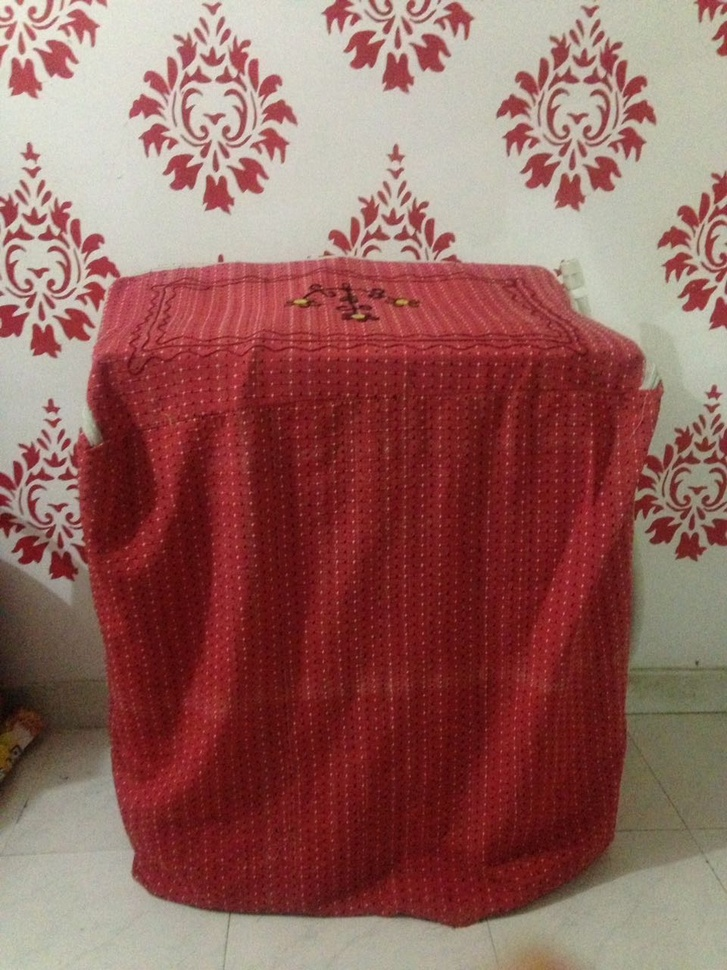
#> input picture images/washing_machine.jpg, 727 x 970 px, shrunk from 960 x 1280 before the run
$ python bgd_removal.py   (older library calls are emulated)
#> lines starting #> are read from the running program, lines starting #| are printed output that depends on the picture; after the words box and inside, x2 and y2 are one past the last pixel; in counts of white or black regions, pixels touching at a corner belong together
import numpy as np
import imutils
import cv2

image_path = "images/washing_machine.jpg"
image = cv2.imread(image_path)
#> image is the input picture: shape (970, 727, 3); mean B, G, R 92.6, 98.6, 147.3
hsv_image = cv2.cvtColor(image, cv2.COLOR_BGR2HSV)
#> hsv_image: shape (970, 727, 3); mean H, S, V 51.3, 115.7, 147.6
h, s, v = cv2.split(hsv_image)
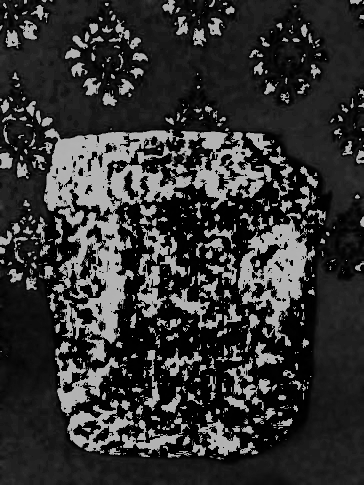
#> h: shape (970, 727) (shown at 1/2 size); min 0, max 179, mean 51.3
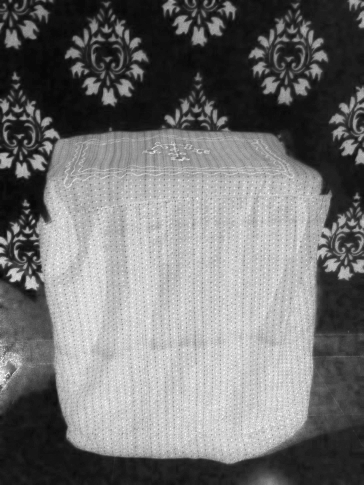
#> s: shape (970, 727) (shown at 1/2 size); min 4, max 255, mean 115.7
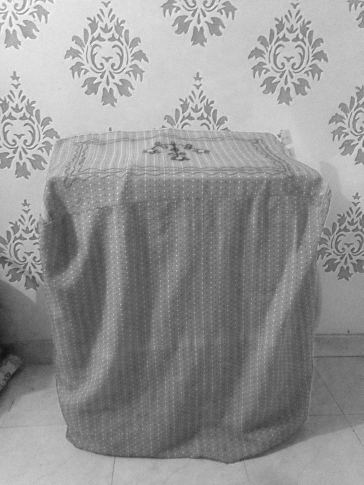
#> v: shape (970, 727) (shown at 1/2 size); min 13, max 255, mean 147.6
v.fill(200)
#> v: shape (970, 727); every value is 200
hsv_image = cv2.merge([h,s,v])
#> hsv_image: shape (970, 727, 3); mean H, S, V 51.3, 115.7, 200

rgb_image = cv2.cvtColor(image, cv2.COLOR_HSV2BGR)
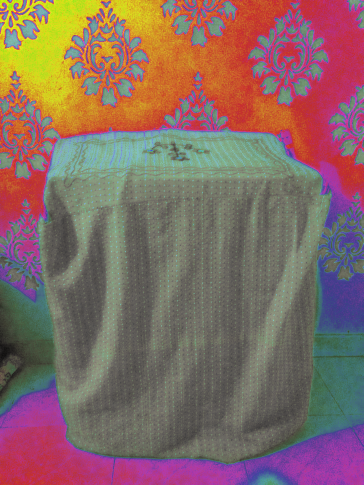
#> rgb_image: shape (970, 727, 3) (shown at 1/2 size); mean B, G, R 99.1, 105.7, 133.3
cv2.imshow("remove shadows",rgb_image)
cv2.waitKey(0)

gray = cv2.cvtColor(rgb_image, cv2.COLOR_BGR2GRAY)
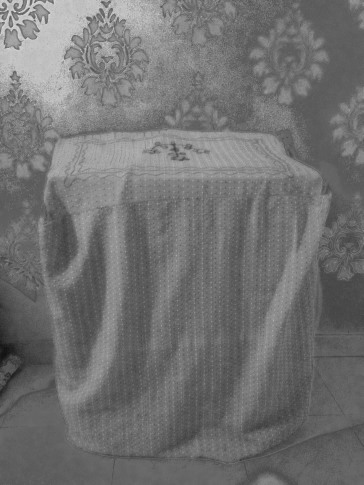
#> gray: shape (970, 727) (shown at 1/2 size); min 12, max 230, mean 113.2
# normalize step needs to be added
gray = cv2.GaussianBlur(gray, (7, 7), 0)
# if canny doesnt work then use sobel
edged = cv2.Canny(gray, 50, 100)
#> edged: shape (970, 727); 0.82% white in thin lines or dots, all inside (x1, y1, x2, y2) = (0, 0, 662, 759)
edged = cv2.dilate(edged, None, iterations=1)
#> edged: shape (970, 727); 2.7% white; 35 white regions, largest, box (x1, y1, x2, y2) and area: (121, 15, 264, 167) 6861, (0, 0, 109, 101) 3559, (0, 140, 76, 216) 1422
cv2.imshow("edged",edged)
cv2.waitKey(0)

#flood fill
h,w = edged.shape[:2]
mask = np.zeros((h+2,w+2),np.uint8)
diff = (6,6,6)
floodfill = cv2.floodFill(edged,mask,(10,10),(0,0,255),diff,diff)

# floodfill = cv2.floodFill(edged,mask, (0,0), 0, cv2.FLOODFILL_MASK_ONLY)

cv2.imshow("flood fill",floodfill[1])
cv2.waitKey(0)
floodfill_mask = (~mask.astype(np.bool))[1:-1, 1:-1]

# Build a mask of the areas inside the face that need inpainting
# inpaint_mask = ~image.mask.mask & floodfill_mask
# cv2.imshow("remove shadows",inpaint_mask)
# cv2.waitKey(0)

edged = cv2.erode(edged, None, iterations=1)
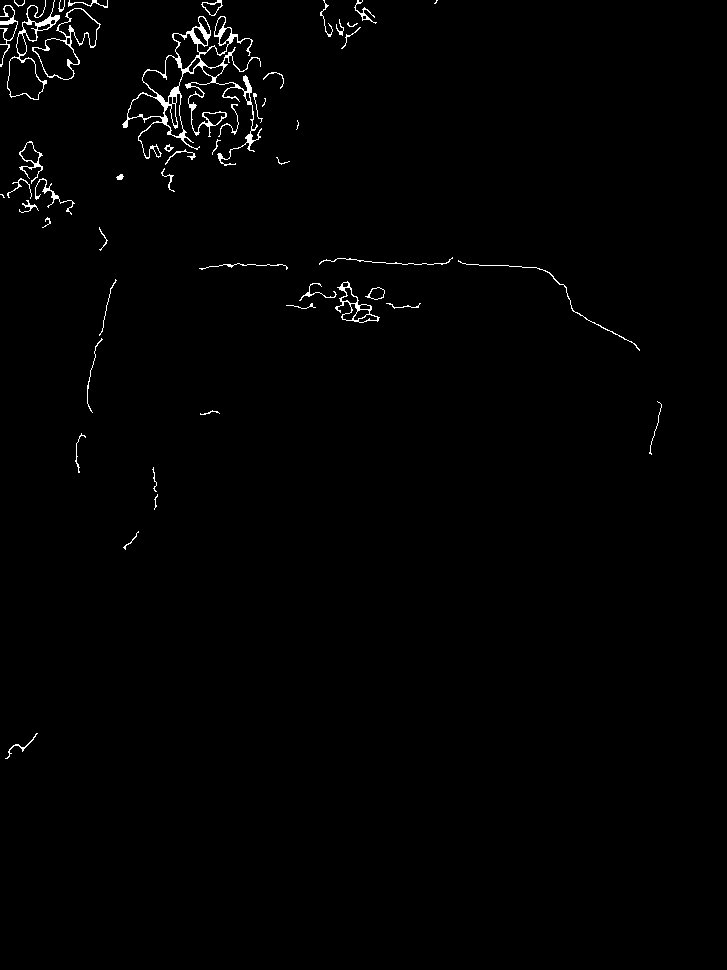
#> edged: shape (970, 727); 1% white in thin lines or dots, all inside (x1, y1, x2, y2) = (0, 0, 662, 759)
cv2.imshow("erodes",edged)

cv2.waitKey(0)

$ run again, with images/10objects.jpg copied over images/washing_machine.jpg
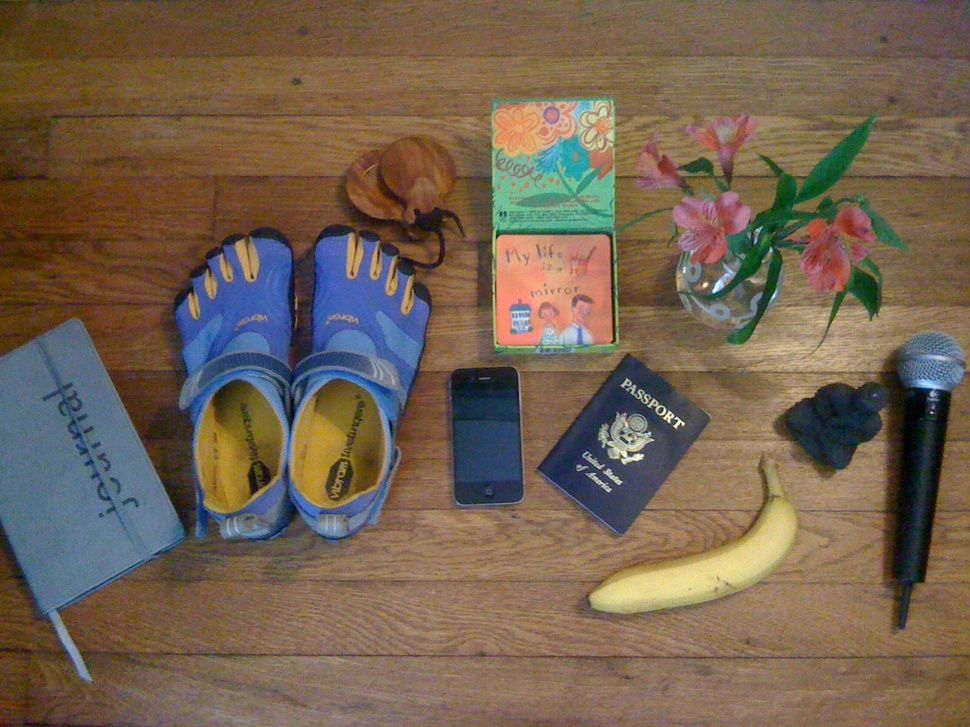
#> input picture images/10objects.jpg, 970 x 727 px, shrunk from 1280 x 960 before the run
#> image is the input picture: shape (727, 970, 3); mean B, G, R 80, 98, 115.3
#> `gray = cv2.cvtColor(rgb_image, cv2.COLOR_BGR2GRAY)`:
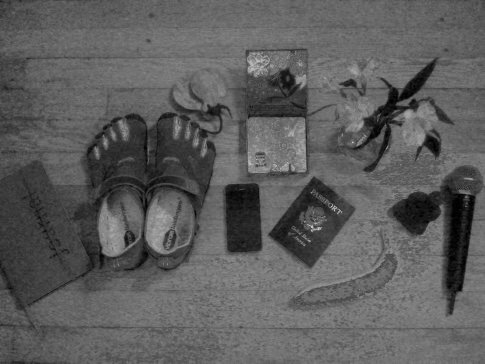
#> gray: shape (727, 970) (shown at 1/2 size); min 0, max 220, mean 92.8
#> `edged = cv2.erode(edged, None, iterations=1)`:
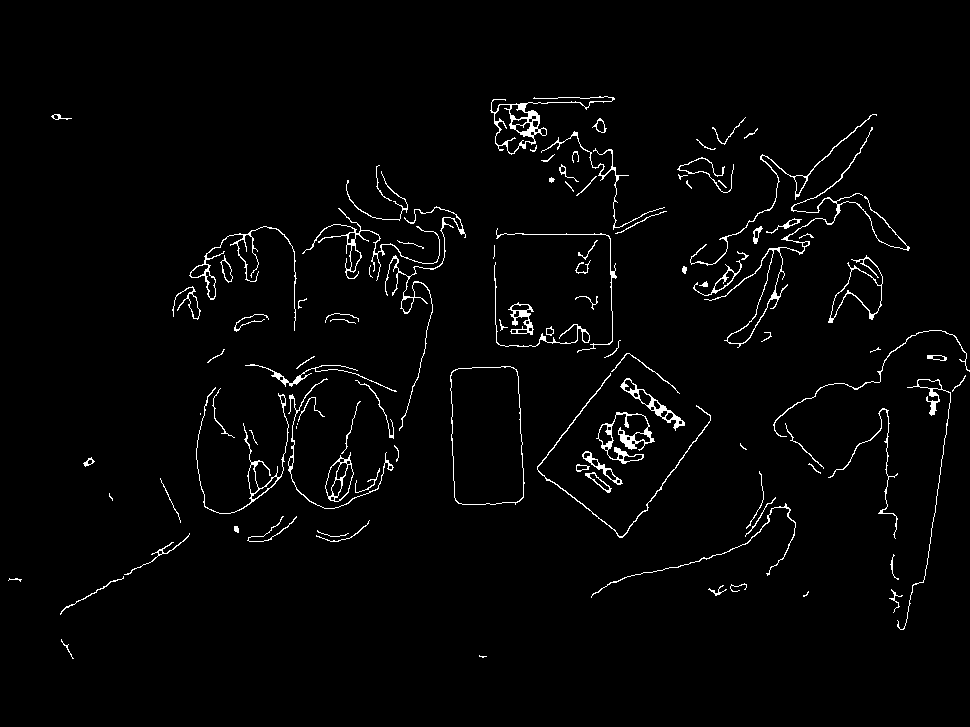
#> edged: shape (727, 970); 2.3% white in thin lines or dots, all inside (x1, y1, x2, y2) = (8, 96, 970, 659)

$ run again, with images/A4.jpg copied over images/washing_machine.jpg
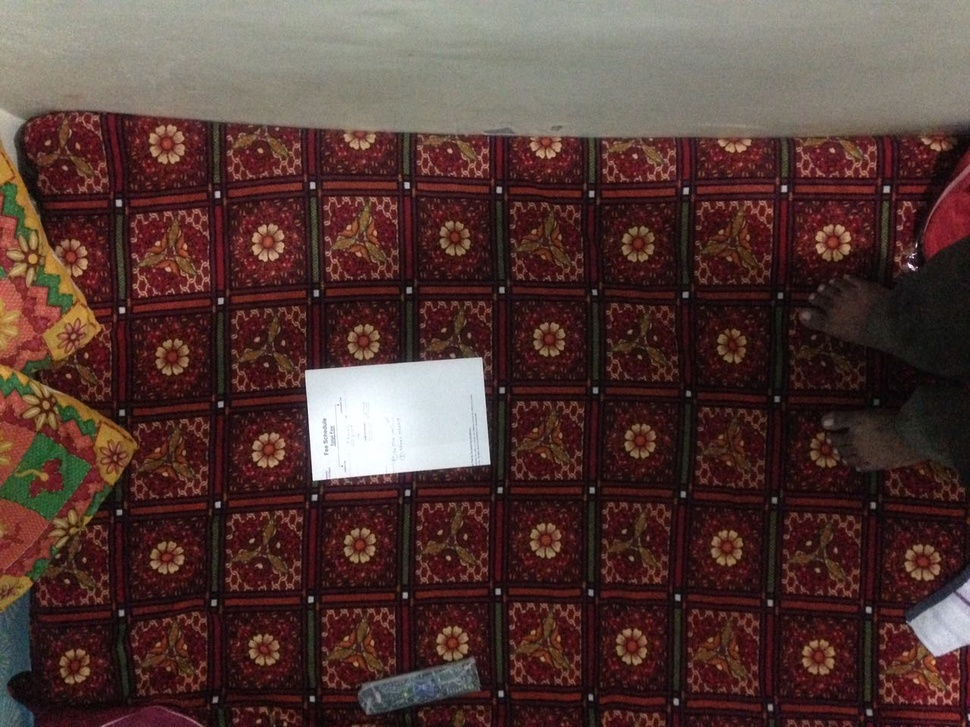
#> input picture images/A4.jpg, 970 x 727 px, shrunk from 1280 x 960 before the run
#> image is the input picture: shape (727, 970, 3); mean B, G, R 53.3, 57.4, 83
#> `gray = cv2.cvtColor(rgb_image, cv2.COLOR_BGR2GRAY)`:
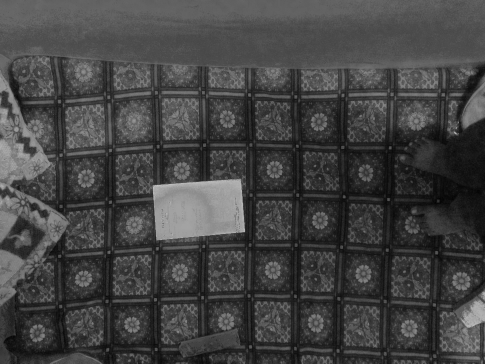
#> gray: shape (727, 970) (shown at 1/2 size); min 0, max 199, mean 67.1
#> `edged = cv2.erode(edged, None, iterations=1)`:
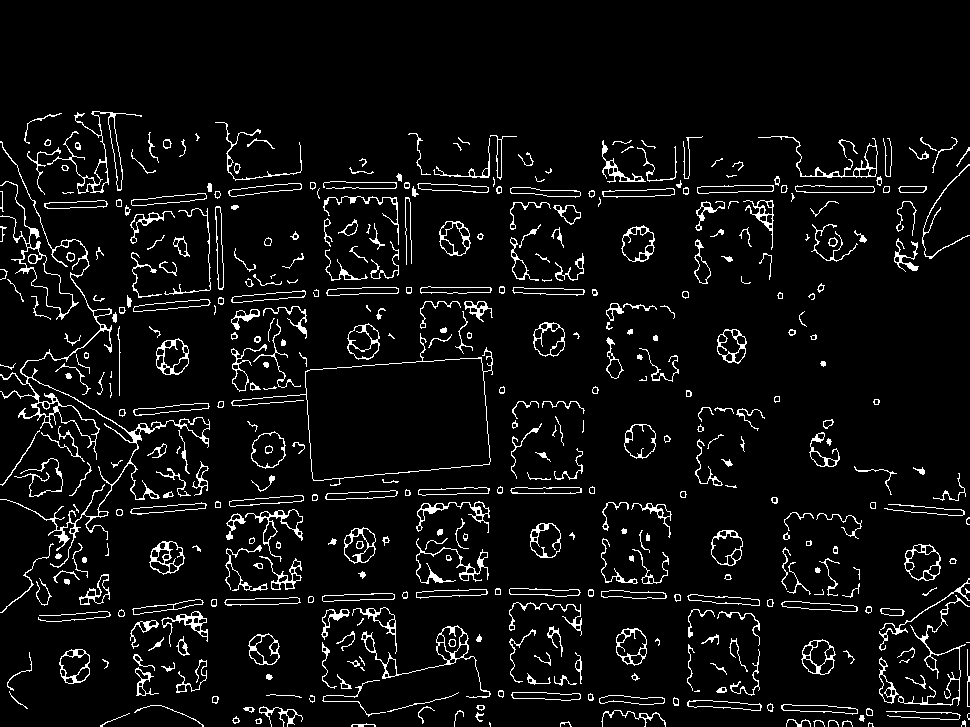
#> edged: shape (727, 970); 5.9% white in thin lines or dots, all inside (x1, y1, x2, y2) = (0, 111, 970, 727)
